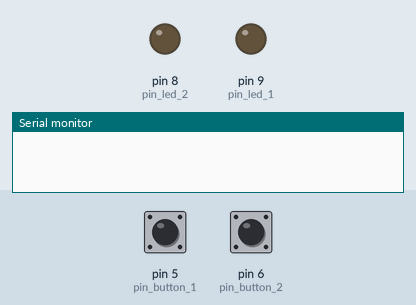
A sketch run on a simulated Arduino Uno, built with avr-gcc and run on an emulated ATmega328P. Shown: output pins drawn as LEDs (lit = HIGH), the last lines printed to the serial monitor. The inputs (shaded band) are chosen by the test bench; at power-on: pin 5 (pin_button_1) LOW, pin 6 (pin_button_2) LOW.

Above: at 1.2 s.
1.3 s: pin 5 (pin_button_1) pulled HIGH for 0.15 s
At 2.0 s:
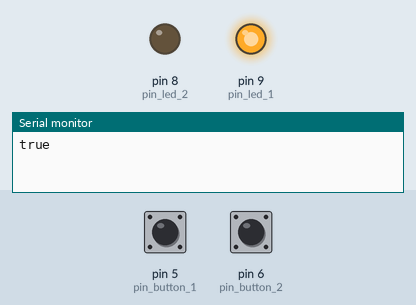
2.9 s: pin 6 (pin_button_2) pulled HIGH for 0.15 s
At 3.2 s:
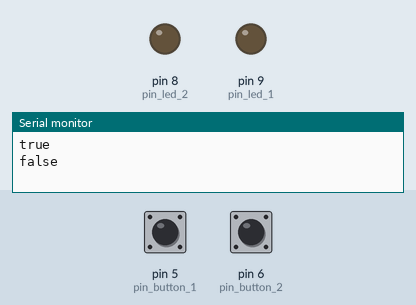
4.5 s: pin 5 (pin_button_1) pulled HIGH for 1 s
At 5.6 s:
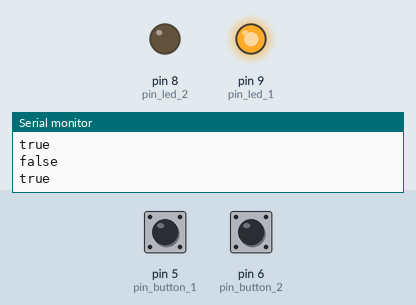
7.0 s: pin 6 (pin_button_2) pulled HIGH for 1 s
At 7.5 s:
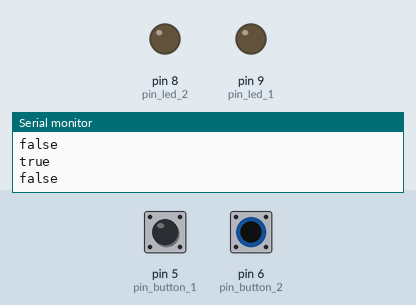
Timing chart, 0 to 10.0 s (numbered marks = the images above; inputs shaded):
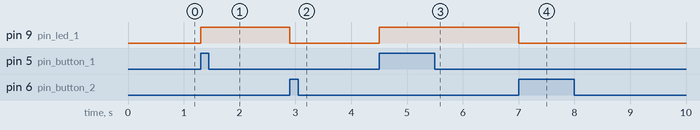

The sketch:

kicker_sunny.ino.ino
```cpp
#include <SPI.h>
// #include <Ethernet.h>

//Configure Ethernet
byte mac[] = { 0xDE, 0xAD, 0xBE, 0xEF, 0xFE, 0xED };
byte ip[] = { 192, 168, 42, 2 };
byte server[] = { 192, 168, 42, 1 }; //local pc
int port = 9913; //tcp port to use for connection to server


// EthernetClient client;

//tcp frame for sending goalcounter events to the server
//the first byte is the command id, the second byte identifies the sensor
byte message[2];

//Interrupt flags
volatile bool interrupt1_occured = 0;  //interrupt flag for interrupt1 (pin2)
volatile bool interrupt2_occured = 0;  //interrupt flag for interrupt2 (pin3)

//pin definitions
#define pin_button_1 5
#define pin_button_2 6
#define pin_led_1 9
#define pin_led_2 8

//command definitions
#define cmd_connect 1
#define cmd_disconnect 2
#define cmd_signal_interrupt1 3
#define cmd_signal_interrupt2 4


int buttonState_1 = 0;
int buttonState_2 = 0;
int timeout_counter = 0;
int interrupt_disable_timeout = 10000;
boolean interrupt_disabled = false;
boolean at_home = false;


void signalGoal(int pin)
{
  //todo: pin unterscheidung einbauen
  Serial.println("TOOOR!!!! (PIN 2)");
  digitalWrite(pin_led_1, HIGH);
  delay(500);
  digitalWrite(pin_led_1, LOW);

  // client.write(cmd_signal_interrupt1);

}


void setup()
{
  //Init serial communication
  Serial.begin(115200);

  //Set pins with leds connected to output
  pinMode(pin_led_1, OUTPUT);
  pinMode(pin_led_2, OUTPUT);
  pinMode(pin_button_1, INPUT);
  pinMode(pin_button_2, INPUT);

  //Switch of both leds
  digitalWrite(pin_led_1, LOW);
  digitalWrite(pin_led_2, LOW);
}
bool at_home_last = false;

void loop()
{
  buttonState_1 = digitalRead(pin_button_1);

  if (buttonState_1 == HIGH) {
    // turn LED on:
    at_home = true;
  }

  buttonState_2 = digitalRead(pin_button_2);

  if (buttonState_2 == HIGH) {
    // turn LED on:
    at_home = false;
  }
  if (at_home != at_home_last)
  {
    if (at_home) {
      Serial.println("true");
      digitalWrite(pin_led_1, HIGH);
    }
    else {
      Serial.println("false");
      digitalWrite(pin_led_1, LOW);
    }
    at_home_last = at_home;

  }

}
```

Arduino_KickerShield_Wifi.ino
```cpp
// #include <SPI.h>
// #include <WiFi.h>
// //#include <Ethernet.h>

// //Configure Ethernet
// //byte mac[] = { 0xDE, 0xAD, 0xBE, 0xEF, 0xFE, 0xED };
// //byte ip[] = { 192, 168, 42, 2 };
// //byte server[] = { 192, 168, 42, 1 }; //local pc

// //The ip adress an port of the HMI to connect to
// IPAddress server(192,168,80,56);
// int port = 9913; //tcp port to use for connection to server

// //Configure WiFi
// char ssid[] = "zred"; //  the network SSID (name)
// char pass[] = "4ziiN9H5T2Ct2EI8gEbpKYoB5Yd0i7jlsYRSKrGRL3ho7BUmQcmSgJt5MDLGNdR";    // the network password (use for WPA, or use as key for WEP)
// int status = WL_IDLE_STATUS;
// boolean alreadyConnected = false; // whether or not the client was connected previously

// WiFiClient client;
// //EthernetClient client;

// //tcp frame for sending goalcounter events to the server
// //the first byte is the command id, the second byte identifies the sensor
// byte message[2];

// //Interrupt flags
// volatile int interrupt1_occured = 0;  //interrupt flag for interrupt1 (pin2)
// volatile int interrupt2_occured = 0;  //interrupt flag for interrupt2 (pin3)

// //pin definitions
// #define pin_button_1 6
// #define pin_button_2 5
// #define pin_led_1 8
// #define pin_led_2 9

// //command definitions
// #define cmd_connect 1
// #define cmd_disconnect 2
// #define cmd_signal_interrupt1 3
// #define cmd_signal_interrupt2 4


// int buttonState_1 = 0;
// int buttonState_2 = 0;
// int timeout_counter = 0;
// int interrupt_disable_timeout = 2000;
// boolean interrupt_disabled = false;


// void signalGoal(int pin)
// {
//   //todo: pin unterscheidung einbauen

//   if(pin == 1)
//   {
//     Serial.println("TOOOR!!!! (PIN 2)");
//    digitalWrite(pin_led_1, HIGH);
//    delay(500);
//    digitalWrite(pin_led_1, LOW);
//   }

//   if(pin == 2)
//   {
//      Serial.println("TOOOR!!!! (PIN 3)");
//    digitalWrite(pin_led_2, HIGH);
//    delay(500);
//    digitalWrite(pin_led_2, LOW);
//   }
//    //Send signal over wifi
//   Serial.print("Trying to connect to tcp server.");
//   if (client.connect(server, port))
//    {
//       Serial.print("TCP connected...sending interrupt signal.");
//      client.write(cmd_signal_interrupt1);
//      client.stop();
//    }
// }


// void setup()
// {
//         //Init serial communication
// 	Serial.begin(115200);

//         //attach interrupts 0 and 1 on pins 2 and 3
// 	attachInterrupt(0, PIN2_ISR, RISING);
//         attachInterrupt(1, PIN3_ISR, RISING);

//         //Set pins with leds connected to output
//         pinMode(pin_led_1, OUTPUT);
//         pinMode(pin_led_2, OUTPUT);

//         //set pins with pushbuttons connected to input
//         pinMode(pin_button_1, INPUT);
//         pinMode(pin_button_2, INPUT);

//         //set pin4 to output and HIGH level to disable SD card on wifi shield
//         pinMode(4, OUTPUT);
//         digitalWrite(4, HIGH);

//         //Switch of both leds
//         digitalWrite(pin_led_1,LOW);
//         digitalWrite(pin_led_2,LOW);

//         // check for the presence of the shield:
//         if (WiFi.status() == WL_NO_SHIELD)
//         {
//           Serial.println("WiFi shield not present");
//           // don't continue:
//           while(true);
//         }

//         // attempt to connect to Wifi network:
//         while ( status != WL_CONNECTED)
//         {
//           Serial.print("Attempting to connect to SSID: ");
//           Serial.println(ssid);
//           // Connect to WPA/WPA2 network. Change this line if using open or WEP network:
//           status = WiFi.begin(ssid, pass);

//           // wait 10 seconds for connection:
//           delay(5000);
//         }

//         printWifiStatus();
// }


// void loop()
// {
//   buttonState_1 = digitalRead(pin_button_1);

//   if (buttonState_1 == HIGH) {
//     // turn LED on:
//     digitalWrite(pin_led_1, HIGH);
//   }
//   else {
//     // turn LED off:
//     digitalWrite(pin_led_1, LOW);
//   }


//   buttonState_2 = digitalRead(pin_button_2);

//   if (buttonState_2 == HIGH) {
//     // turn LED on:
//     digitalWrite(pin_led_2, HIGH);
//   }
//   else {
//     // turn LED off:
//     digitalWrite(pin_led_2, LOW);
//   }


//   if(interrupt1_occured == 1 && interrupt_disabled == false)
//   {
//     interrupt1_occured = 0;
//     interrupt_disabled = true;
//     signalGoal(1);
//     //Mit Bedienteil kommunizieren
//     //...

//   }

//    if(interrupt2_occured == 1 && interrupt_disabled == false)
//   {
//     interrupt2_occured = 0;
//     interrupt_disabled = true;
//     signalGoal(2);
//     //Mit Bedienteil kommunizieren
//     //...

//   }

//   if(interrupt_disabled == true)
//   {
//     if(timeout_counter <= interrupt_disable_timeout)
//     {
//       timeout_counter++;
//     }
//     else
//     {
//       timeout_counter = 0;
//       interrupt_disabled = false;
//       Serial.print("Taking interrupts again.");
//     }
//   }
//   /* add main program code here */


// }


// void PIN2_ISR()
// {
//         interrupt1_occured = 1;

// }

// void PIN3_ISR()
// {
//         interrupt2_occured = 1;

// }


// //For development only, comment out later
// void printWifiStatus() {
//   // print the SSID of the network you're attached to:
//   Serial.print("SSID: ");
//   Serial.println(WiFi.SSID());

//   // print your WiFi shield's IP address:
//   IPAddress ip = WiFi.localIP();
//   Serial.print("IP Address: ");
//   Serial.println(ip);

//   // print the received signal strength:
//   long rssi = WiFi.RSSI();
//   Serial.print("signal strength (RSSI):");
//   Serial.print(rssi);
//   Serial.println(" dBm");
// }
```

ConnectWithWPA.ino
```cpp
// /*

//  This example connects to an unencrypted Wifi network.
//  Then it prints the  MAC address of the Wifi shield,
//  the IP address obtained, and other network details.

//  Circuit:
//  * WiFi shield attached

//  created 13 July 2010
//  by dlf (Metodo2 srl)
//  modified 31 May 2012
//  by Tom Igoe
//  */
//  #include <WiFi.h>

// char ssid[] = "zred";     //  your network SSID (name)
// char pass[] = "4ziiN9H5T2Ct2EI8gEbpKYoB5Yd0i7jlsYRSKrGRL3ho7BUmQcmSgJt5MDLGNdR";  // your network password
// int status = WL_IDLE_STATUS;     // the Wifi radio's status

// void setup() {
//   //Initialize serial and wait for port to open:
//   Serial.begin(115200);
//   while (!Serial) {
//     ; // wait for serial port to connect. Needed for Leonardo only
//   }

//   // check for the presence of the shield:
//   if (WiFi.status() == WL_NO_SHIELD) {
//     Serial.println("WiFi shield not present");
//     // don't continue:
//     while(true);
//   }

//  // attempt to connect to Wifi network:
//   while ( status != WL_CONNECTED) {
//     Serial.print("Attempting to connect to WPA SSID: ");
//     Serial.println(ssid);
//     // Connect to WPA/WPA2 network:
//     status = WiFi.begin(ssid, pass);

//     // wait 10 seconds for connection:
//     delay(10000);
//   }

//   // you're connected now, so print out the data:
//   Serial.print("You're connected to the network");
//   printCurrentNet();
//   printWifiData();

// }

// void loop() {
//   // check the network connection once every 10 seconds:
//   delay(10000);
//   printCurrentNet();
// }

// void printWifiData() {
//   // print your WiFi shield's IP address:
//   IPAddress ip = WiFi.localIP();
//     Serial.print("IP Address: ");
//   Serial.println(ip);
//   Serial.println(ip);

//   // print your MAC address:
//   byte mac[6];
//   WiFi.macAddress(mac);
//   Serial.print("MAC address: ");
//   Serial.print(mac[5],HEX);
//   Serial.print(":");
//   Serial.print(mac[4],HEX);
//   Serial.print(":");
//   Serial.print(mac[3],HEX);
//   Serial.print(":");
//   Serial.print(mac[2],HEX);
//   Serial.print(":");
//   Serial.print(mac[1],HEX);
//   Serial.print(":");
//   Serial.println(mac[0],HEX);

// }

// void printCurrentNet() {
//   // print the SSID of the network you're attached to:
//   Serial.print("SSID: ");
//   Serial.println(WiFi.SSID());

//   // print the MAC address of the router you're attached to:
//   byte bssid[6];
//   WiFi.BSSID(bssid);
//   Serial.print("BSSID: ");
//   Serial.print(bssid[5],HEX);
//   Serial.print(":");
//   Serial.print(bssid[4],HEX);
//   Serial.print(":");
//   Serial.print(bssid[3],HEX);
//   Serial.print(":");
//   Serial.print(bssid[2],HEX);
//   Serial.print(":");
//   Serial.print(bssid[1],HEX);
//   Serial.print(":");
//   Serial.println(bssid[0],HEX);

//   // print the received signal strength:
//   long rssi = WiFi.RSSI();
//   Serial.print("signal strength (RSSI):");
//   Serial.println(rssi);

//   // print the encryption type:
//   byte encryption = WiFi.encryptionType();
//   Serial.print("Encryption Type:");
//   Serial.println(encryption,HEX);
//   Serial.println();
// }
```

Measured:
- after the input at 1.3 s, pin 9 (pin_led_1): LOW → HIGH at once
- after the input at 2.9 s, pin 9 (pin_led_1): HIGH → LOW at once
- after the input at 4.5 s, pin 9 (pin_led_1): LOW → HIGH at once
- after the input at 7.0 s, pin 9 (pin_led_1): HIGH → LOW at once
